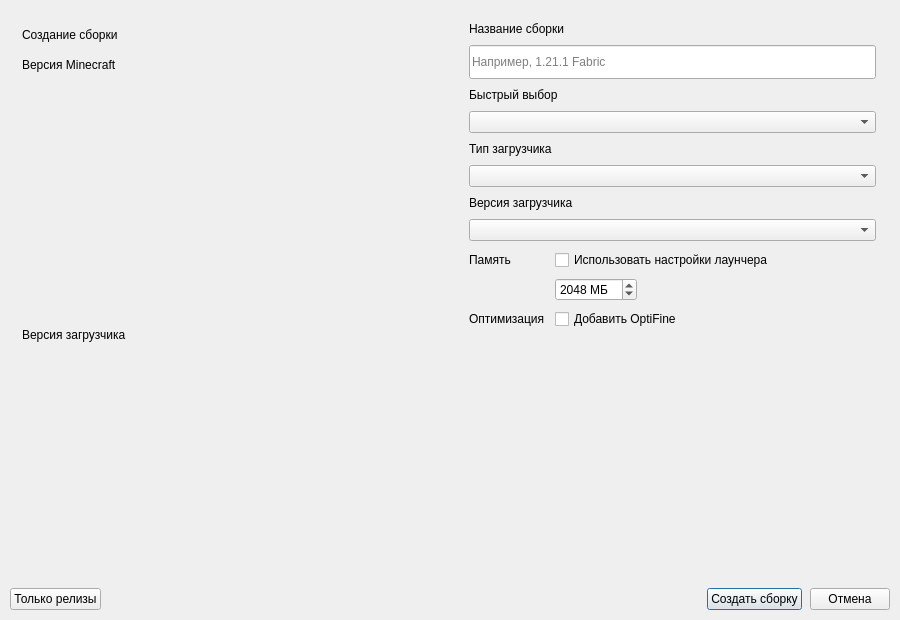
<?xml version="1.0" encoding="UTF-8"?>
<ui version="4.0">
 <class>CustomPage</class>
 <widget class="QWidget" name="CustomPage">
  <property name="geometry">
   <rect>
    <x>0</x>
    <y>0</y>
    <width>900</width>
    <height>620</height>
   </rect>
  </property>
  <layout class="QVBoxLayout" name="verticalLayout_5">
   <property name="spacing">
    <number>0</number>
   </property>
   <property name="leftMargin">
    <number>0</number>
   </property>
   <property name="topMargin">
    <number>0</number>
   </property>
   <property name="rightMargin">
    <number>0</number>
   </property>
   <property name="bottomMargin">
    <number>0</number>
   </property>
   <item>
    <widget class="QWidget" name="body" native="true">
     <property name="sizePolicy">
      <sizepolicy hsizetype="Expanding" vsizetype="Expanding">
       <horstretch>0</horstretch>
       <verstretch>0</verstretch>
      </sizepolicy>
     </property>
     <layout class="QVBoxLayout" name="bodyLayout">
      <property name="spacing">
       <number>10</number>
      </property>
      <property name="leftMargin">
       <number>10</number>
      </property>
      <property name="topMargin">
       <number>10</number>
      </property>
      <property name="rightMargin">
       <number>10</number>
      </property>
      <property name="bottomMargin">
       <number>10</number>
      </property>
      <item>
       <layout class="QHBoxLayout" name="contentLayout">
        <property name="spacing">
         <number>10</number>
        </property>
        <item>
         <widget class="QWidget" name="leftCard" native="true">
          <property name="sizePolicy">
           <sizepolicy hsizetype="Expanding" vsizetype="Expanding">
            <horstretch>1</horstretch>
            <verstretch>0</verstretch>
           </sizepolicy>
          </property>
          <layout class="QVBoxLayout" name="leftCardLayout">
           <property name="spacing">
            <number>8</number>
           </property>
           <property name="leftMargin">
            <number>12</number>
           </property>
           <property name="topMargin">
            <number>10</number>
           </property>
           <property name="rightMargin">
            <number>12</number>
           </property>
           <property name="bottomMargin">
            <number>12</number>
           </property>
           <item>
            <widget class="QLabel" name="headerLabel">
             <property name="sizePolicy">
              <sizepolicy hsizetype="Expanding" vsizetype="Fixed">
               <horstretch>0</horstretch>
               <verstretch>0</verstretch>
              </sizepolicy>
             </property>
             <property name="minimumSize">
              <size>
               <width>0</width>
               <height>30</height>
              </size>
             </property>
             <property name="text">
              <string>Создание сборки</string>
             </property>
             <property name="alignment">
              <set>Qt::AlignLeft|Qt::AlignVCenter</set>
             </property>
             <property name="indent">
              <number>0</number>
             </property>
             <property name="margin">
              <number>0</number>
             </property>
            </widget>
           </item>
           <item>
            <widget class="QLabel" name="minecraftListLabel">
             <property name="text">
              <string>Версия Minecraft</string>
             </property>
            </widget>
           </item>
           <item>
            <widget class="VersionSelectWidget" name="versionList" native="true">
             <property name="sizePolicy">
              <sizepolicy hsizetype="Expanding" vsizetype="Expanding">
               <horstretch>3</horstretch>
               <verstretch>0</verstretch>
              </sizepolicy>
             </property>
             <property name="minimumSize">
              <size>
               <width>0</width>
               <height>240</height>
              </size>
             </property>
            </widget>
           </item>
           <item>
            <widget class="QWidget" name="versionsPanel" native="true">
             <property name="visible">
              <bool>false</bool>
             </property>
             <layout class="QVBoxLayout" name="versionsPanelLayout">
              <property name="spacing">
               <number>6</number>
              </property>
              <property name="leftMargin">
               <number>0</number>
              </property>
              <property name="topMargin">
               <number>0</number>
              </property>
              <property name="rightMargin">
               <number>0</number>
              </property>
              <property name="bottomMargin">
               <number>0</number>
              </property>
              <item>
               <widget class="QLabel" name="loaderListLabel">
                <property name="text">
                 <string>Версия загрузчика</string>
                </property>
               </widget>
              </item>
              <item>
               <widget class="VersionSelectWidget" name="loaderVersionList" native="true">
                <property name="sizePolicy">
                 <sizepolicy hsizetype="Expanding" vsizetype="Expanding">
                  <horstretch>0</horstretch>
                  <verstretch>0</verstretch>
                 </sizepolicy>
                </property>
                <property name="minimumSize">
                 <size>
                  <width>0</width>
                  <height>150</height>
                 </size>
                </property>
               </widget>
              </item>
             </layout>
            </widget>
           </item>
           <item>
            <widget class="QWidget" name="leftSpacer" native="true">
             <property name="sizePolicy">
              <sizepolicy hsizetype="Preferred" vsizetype="Fixed">
               <horstretch>0</horstretch>
               <verstretch>0</verstretch>
              </sizepolicy>
             </property>
             <property name="minimumSize">
              <size>
               <width>0</width>
               <height>0</height>
              </size>
             </property>
            </widget>
           </item>
          </layout>
         </widget>
        </item>
        <item>
         <widget class="QWidget" name="rightCard" native="true">
          <property name="sizePolicy">
           <sizepolicy hsizetype="Expanding" vsizetype="Expanding">
            <horstretch>1</horstretch>
            <verstretch>0</verstretch>
           </sizepolicy>
          </property>
          <layout class="QVBoxLayout" name="rightCardLayout">
           <property name="spacing">
            <number>9</number>
           </property>
           <property name="leftMargin">
            <number>14</number>
           </property>
           <property name="topMargin">
            <number>12</number>
           </property>
           <property name="rightMargin">
            <number>14</number>
           </property>
           <property name="bottomMargin">
            <number>12</number>
           </property>
           <item>
            <widget class="QLabel" name="nameLabel">
             <property name="text">
              <string>Название сборки</string>
             </property>
            </widget>
           </item>
           <item>
            <widget class="QLineEdit" name="instNameTextBox">
             <property name="minimumSize">
              <size>
               <width>0</width>
               <height>34</height>
              </size>
             </property>
             <property name="maxLength">
              <number>128</number>
             </property>
             <property name="placeholderText">
              <string>Например, 1.21.1 Fabric</string>
             </property>
            </widget>
           </item>
           <item>
            <widget class="QLabel" name="gameVersionLabel">
             <property name="text">
              <string>Быстрый выбор</string>
             </property>
             <property name="toolTip">
              <string>Последние стабильные релизы. Полный список — слева.</string>
             </property>
            </widget>
           </item>
           <item>
            <widget class="QComboBox" name="gameVersionCombo">
             <property name="toolTip">
              <string>Быстрый выбор последнего релиза</string>
             </property>
            </widget>
           </item>
           <item>
            <widget class="QLabel" name="loaderTypeLabel">
             <property name="text">
              <string>Тип загрузчика</string>
             </property>
            </widget>
           </item>
           <item>
            <widget class="QComboBox" name="loaderTypeCombo"/>
           </item>
           <item>
            <widget class="QLabel" name="loaderVersionLabel">
             <property name="text">
              <string>Версия загрузчика</string>
             </property>
            </widget>
           </item>
           <item>
            <widget class="QComboBox" name="loaderVersionCombo"/>
           </item>
           <item>
            <widget class="QWidget" name="optionsCard" native="true">
             <layout class="QGridLayout" name="optionsLayout">
              <property name="horizontalSpacing">
               <number>10</number>
              </property>
              <property name="verticalSpacing">
               <number>8</number>
              </property>
              <property name="leftMargin">
               <number>0</number>
              </property>
              <property name="topMargin">
               <number>0</number>
              </property>
              <property name="rightMargin">
               <number>0</number>
              </property>
              <property name="bottomMargin">
               <number>0</number>
              </property>
              <item row="0" column="0">
               <widget class="QLabel" name="memoryLabel">
                <property name="text">
                 <string>Память</string>
                </property>
               </widget>
              </item>
              <item row="0" column="1">
               <widget class="QCheckBox" name="useLauncherMemoryCheck">
                <property name="text">
                 <string>Использовать настройки лаунчера</string>
                </property>
               </widget>
              </item>
              <item row="1" column="1">
               <widget class="QWidget" name="memoryRow" native="true">
                <layout class="QHBoxLayout" name="memoryRowLayout">
                 <property name="leftMargin">
                  <number>0</number>
                 </property>
                 <property name="topMargin">
                  <number>0</number>
                 </property>
                 <property name="rightMargin">
                  <number>0</number>
                 </property>
                 <property name="bottomMargin">
                  <number>0</number>
                 </property>
                 <item>
                  <widget class="QSpinBox" name="memorySpin">
                   <property name="suffix">
                    <string> МБ</string>
                   </property>
                   <property name="minimum">
                    <number>512</number>
                   </property>
                   <property name="maximum">
                    <number>65536</number>
                   </property>
                   <property name="singleStep">
                    <number>256</number>
                   </property>
                   <property name="value">
                    <number>2048</number>
                   </property>
                  </widget>
                 </item>
                 <item>
                  <spacer name="memorySpacer">
                   <property name="orientation">
                    <enum>Qt::Horizontal</enum>
                   </property>
                   <property name="sizeHint" stdset="0">
                    <size>
                     <width>40</width>
                     <height>20</height>
                    </size>
                   </property>
                  </spacer>
                 </item>
                </layout>
               </widget>
              </item>
              <item row="2" column="0">
               <widget class="QLabel" name="fpsLabel">
                <property name="text">
                 <string>Оптимизация</string>
                </property>
               </widget>
              </item>
              <item row="2" column="1">
               <widget class="QCheckBox" name="optifineCheck">
                <property name="text">
                 <string>Добавить OptiFine</string>
                </property>
               </widget>
              </item>
             </layout>
            </widget>
           </item>
           <item>
            <spacer name="rightSpacer">
             <property name="orientation">
              <enum>Qt::Vertical</enum>
             </property>
             <property name="sizeHint" stdset="0">
              <size>
               <width>20</width>
               <height>20</height>
              </size>
             </property>
            </spacer>
           </item>
          </layout>
         </widget>
        </item>
       </layout>
      </item>
      <item>
       <layout class="QHBoxLayout" name="buttonsLayout">
        <property name="spacing">
         <number>8</number>
        </property>
        <item>
         <widget class="QPushButton" name="listsToggleButton">
          <property name="checkable">
           <bool>true</bool>
          </property>
          <property name="toolTip">
           <string>Показывать только стабильные релизы, без снапшотов и старых бет</string>
          </property>
          <property name="text">
           <string>Только релизы</string>
          </property>
         </widget>
        </item>
        <item>
         <spacer name="buttonsSpacer">
          <property name="orientation">
           <enum>Qt::Horizontal</enum>
          </property>
          <property name="sizeHint" stdset="0">
           <size>
            <width>40</width>
            <height>20</height>
           </size>
          </property>
         </spacer>
        </item>
        <item>
         <widget class="QPushButton" name="createButton">
          <property name="default">
           <bool>true</bool>
          </property>
          <property name="text">
           <string>Создать сборку</string>
          </property>
         </widget>
        </item>
        <item>
         <widget class="QPushButton" name="cancelButton">
          <property name="text">
           <string>Отмена</string>
          </property>
         </widget>
        </item>
       </layout>
      </item>
     </layout>
    </widget>
   </item>
  </layout>
 </widget>
 <customwidgets>
  <customwidget>
   <class>VersionSelectWidget</class>
   <extends>QWidget</extends>
   <header>ui/widgets/VersionSelectWidget.h</header>
   <container>1</container>
  </customwidget>
 </customwidgets>
 <tabstops>
  <tabstop>instNameTextBox</tabstop>
  <tabstop>gameVersionCombo</tabstop>
  <tabstop>loaderTypeCombo</tabstop>
  <tabstop>loaderVersionCombo</tabstop>
  <tabstop>useLauncherMemoryCheck</tabstop>
  <tabstop>optifineCheck</tabstop>
  <tabstop>createButton</tabstop>
  <tabstop>cancelButton</tabstop>
 </tabstops>
 <resources/>
 <connections/>
</ui>
